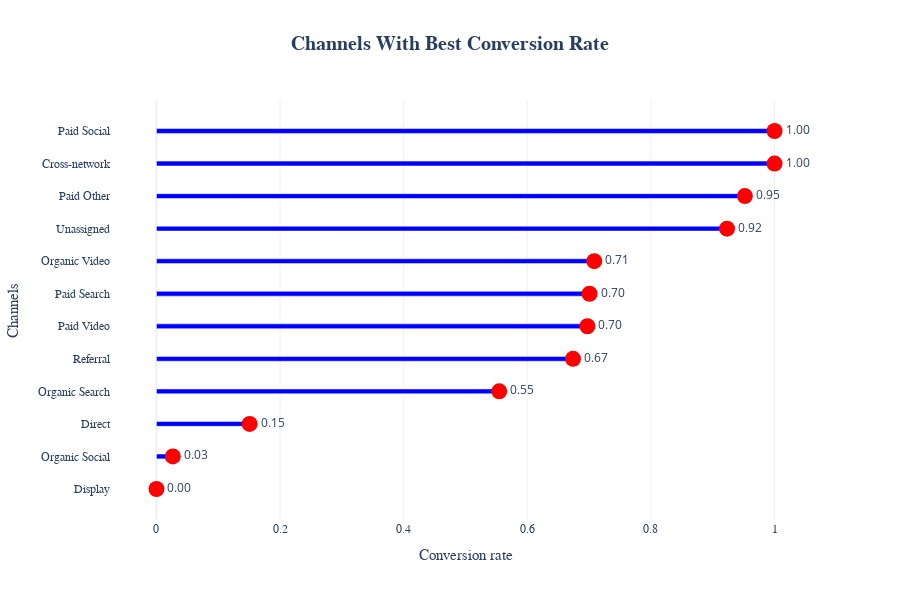

Write notebook code for a chart like this one.
### Code cell
fig3 = px.bar(conversions,
              x= 'User_key_event_rate',
              y= 'First_user_primary_channel_group (Default_channel_group)',
              title= 'Channels with most lead generation',
              template= 'plotly_white',
              labels= {'User_key_event_rate' : 'Conversion rate', 
                       'First_user_primary_channel_group (Default_channel_group)' : 'Channels'},
              orientation= 'h',
              height= 600
             )

fig3.update_traces(marker_color= 'blue',
                   width= 0.15)

fig_dot = px.scatter(conversions,
                     x= 'User_key_event_rate',
                     y= 'First_user_primary_channel_group (Default_channel_group)',
                     text= 'User_key_event_rate'
                    )

fig3.add_traces(fig_dot.data)

fig3.update_traces(selector= dict(mode= 'markers+text'),
                   texttemplate= '%{text:.2f}',
                   textposition= 'middle right',
                   marker= dict(size= 16, color= 'red')
                  )

fig3.update_layout(title= {'text' : '<b>Channels With Best Conversion Rate<b>',
                           'font' : dict(family= "sans-serif", size= 20, color= "Dark Blue"),
                           'x' : 0.5,
                           'xanchor' : 'center'
                          }
                  )

fig3.update_xaxes(tickfont= dict(family= 'Arial Black', size= 12),
                  title_font= dict(family= 'Arial Black', size= 15)
                 )

fig3.update_yaxes(tickfont= dict(family= 'Arial Black', size= 12),
                  title_font= dict(family= 'Arial Black', size= 15)
                 )

                              
fig3.show()

### Figure 1 — Plotly figure (JSON) as saved in the notebook; plotly's stock layout.template omitted (floating-point values rounded to 4 significant figures)
{"data": [{"alignmentgroup": "True", "hovertemplate": "Conversion rate=%{x}<br>Channels=%{y}<extra></extra>", "legendgroup": "", "marker": {"color": "blue", "pattern": {"shape": ""}}, "name": "", "offsetgroup": "", "orientation": "h", "showlegend": false, "textposition": "auto", "type": "bar", "width": 0.15, "x": [0, 0.02649, 0.1507, 0.5546, 0.674, 0.6972, 0.7006, 0.7083, 0.9231, 0.952, 1, 1], "xaxis": "x", "y": ["Display", "Organic Social", "Direct", "Organic Search", "Referral", "Paid Video", "Paid Search", "Organic Video", "Unassigned", "Paid Other", "Cross-network", "Paid Social"], "yaxis": "y"}, {"hovertemplate": "User_key_event_rate=%{text}<br>First_user_primary_channel_group (Default_channel_group)=%{y}<extra></extra>", "legendgroup": "", "marker": {"color": "red", "size": 16, "symbol": "circle"}, "mode": "markers+text", "name": "", "orientation": "h", "showlegend": false, "text": [0, 0.02649, 0.1507, 0.5546, 0.674, 0.6972, 0.7006, 0.7083, 0.9231, 0.952, 1, 1], "textposition": "middle right", "texttemplate": "%{text:.2f}", "type": "scatter", "x": [0, 0.02649, 0.1507, 0.5546, 0.674, 0.6972, 0.7006, 0.7083, 0.9231, 0.952, 1, 1], "xaxis": "x", "y": ["Display", "Organic Social", "Direct", "Organic Search", "Referral", "Paid Video", "Paid Search", "Organic Video", "Unassigned", "Paid Other", "Cross-network", "Paid Social"], "yaxis": "y"}], "layout": {"barmode": "relative", "height": 600, "legend": {"tracegroupgap": 0}, "title": {"font": {"color": "Dark Blue", "family": "sans-serif", "size": 20}, "text": "<b>Channels With Best Conversion Rate<b>", "x": 0.5, "xanchor": "center"}, "xaxis": {"anchor": "y", "domain": [0, 1], "tickfont": {"family": "Arial Black", "size": 12}, "title": {"font": {"family": "Arial Black", "size": 15}, "text": "Conversion rate"}}, "yaxis": {"anchor": "x", "domain": [0, 1], "tickfont": {"family": "Arial Black", "size": 12}, "title": {"font": {"family": "Arial Black", "size": 15}, "text": "Channels"}}}}
